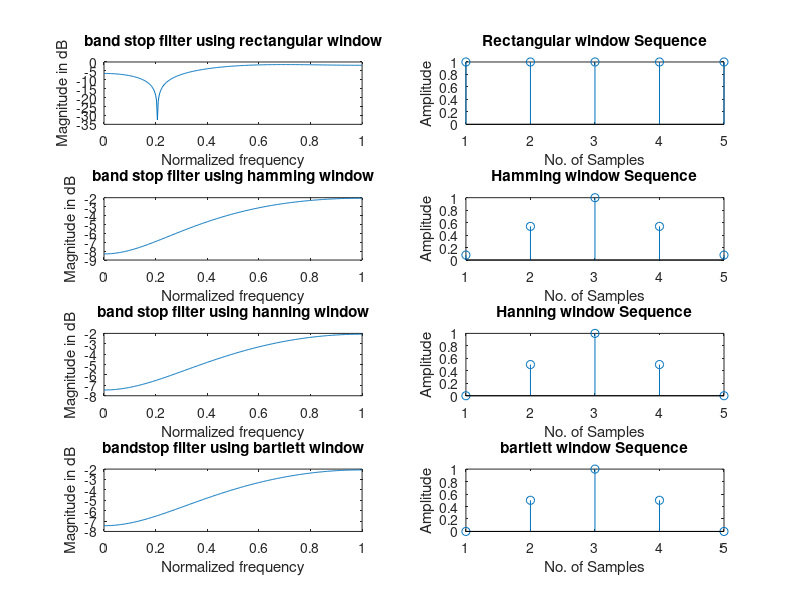

Write the MATLAB code that produced this figure.
clc;
clear all;
close all;
wc1=0.5*pi;
wc2=0.9*pi;
eps=0.001;
N = input('Enter the value of N=');
alpha = (N-1)/2;

n = 0:1:N-1;
hd = (sin(wc1*(n-alpha+eps))-sin(wc2*(n-alpha+eps))+sin(pi*(n-alpha)))./(pi*(n-alpha+eps));
wr = boxcar(N);
wh=hamming(N);
wn=hanning(N);
wt=bartlett(N);
hn = hd.*wr';
hn1=hd.*wh';
hn2=hd.*wn';
hn3=hd.*wt';
w = 0:0.01:pi;
h = freqz(hn,1,w);
h1 = freqz(hn1,1,w);
h2 = freqz(hn2,1,w);
h3=freqz(hn3,1,w);
subplot(4,2,1);
plot(w/pi,10*log10(abs(h)));
title('band stop filter using rectangular window');
xlabel('Normalized frequency');
ylabel('Magnitude in dB');
subplot(4,2,2);
stem(wr);
title('Rectangular window Sequence');
xlabel('No. of Samples');
ylabel('Amplitude');
subplot(4,2,3);
plot(w/pi,10*log10(abs(h1)));
title('band stop filter using hamming window');
xlabel('Normalized frequency');
ylabel('Magnitude in dB');
subplot(4,2,4);
stem(wh);
title('Hamming window Sequence');
xlabel('No. of Samples');
ylabel('Amplitude');
subplot(4,2,5);
plot(w/pi,10*log10(abs(h2)));
title('band stop filter using hanning window');
xlabel('Normalized frequency');
ylabel('Magnitude in dB');
subplot(4,2,6);
stem(wn);
title('Hanning window Sequence');
xlabel('No. of Samples');
ylabel('Amplitude');
subplot(4,2,7);
plot(w/pi,10*log10(abs(h2)));
title('bandstop filter using bartlett window');
xlabel('Normalized frequency');
ylabel('Magnitude in dB');
subplot(4,2,8);
stem(wt);
title('bartlett window Sequence');
xlabel('No. of Samples');
ylabel('Amplitude');
